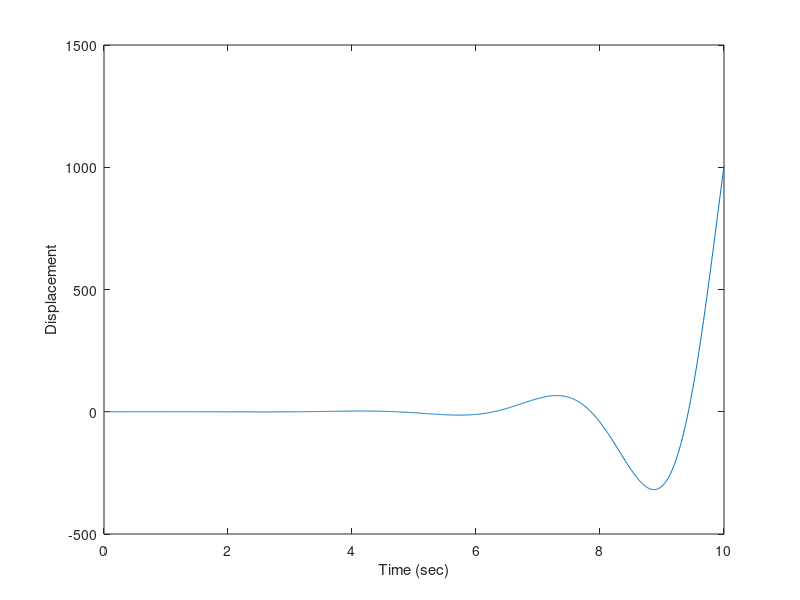

Reproduce this figure in MATLAB.
% 消除前一次作業
clc; clear; close all;

t = 0 : 0.01 : 10;


u = 0.05 * exp(t) .* sin(2 * t);

plot(t, u);

xlabel('Time (sec)');
ylabel('Displacement');